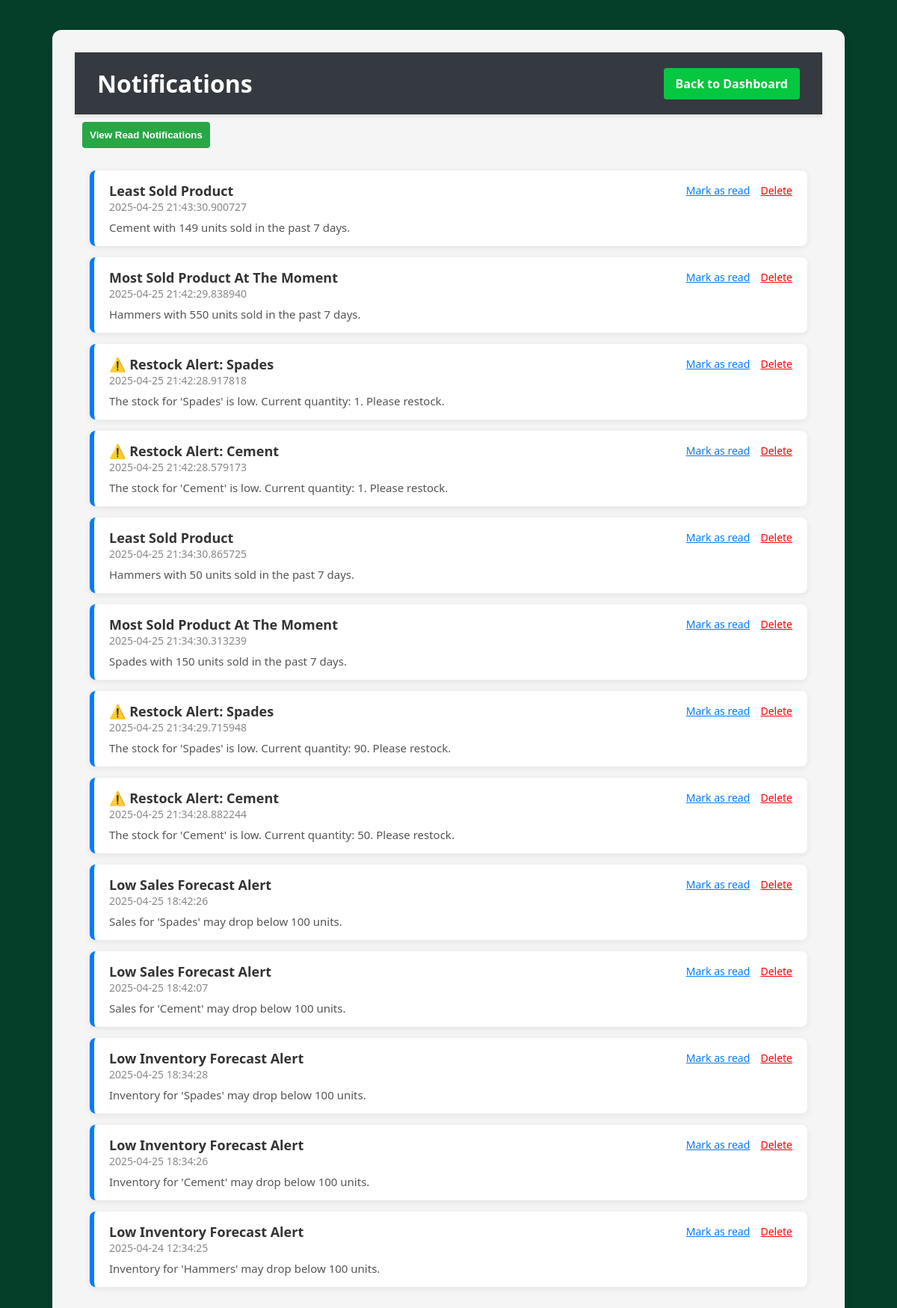
The page /notifications on the database its author committed.
### tables this page shows
CREATE TABLE notifications (
            id INTEGER PRIMARY KEY AUTOINCREMENT,
            title TEXT,
            message TEXT,
            status TEXT,
            created_at TEXT DEFAULT CURRENT_TIMESTAMP
        );

### app.py (the view)
@app.route('/notifications')
def notifications_page():
    conn = sqlite3.connect(DB_NAME)
    cursor = conn.cursor()
    cursor.execute('UPDATE notifications SET status = "read" WHERE status = "unread"')
    conn.commit()
    cursor.execute('SELECT id, title, message, status, created_at FROM notifications ORDER BY created_at DESC')
    notifications = cursor.fetchall()
    conn.close()
    return render_template('notification.html', notifications=notifications)

### templates/notification.html (shortened to what this page needs)
<!DOCTYPE html>
<html lang="en">
<head>
    <link rel="stylesheet" href="{{ url_for('static', filename='css/style.css') }}">
    <link href="https://cdnjs.cloudflare.com/ajax/libs/font-awesome/6.4.0/css/all.min.css" rel="stylesheet">
</head>
<body>
<div class="notifications-container">
    <header>
        <h1>Notifications</h1>
        <a href="{{ url_for('dashboard') }}" class="back-button">Back to Dashboard</a>
    </header>
    <main>
        <section>
            <button class="toggle-button" id="toggleArchived" onclick="toggleArchivedNotifications()">View Read Notifications</button>
            <div id="regularNotifications">
                <ul class="notification-list" id="regularList">
                    {% for notification in notifications %}
                        {% if notification[3] != 'archived' %}
                            <li class="notification-item {% if notification[3] == 'unread' %}unread{% endif %}" id="notif-{{ notification[0] }}">
                                <div class="notification-title">{{ notification[1] }}</div>
                                <div class="notification-time">{{ notification[4] }}</div>
                                <div class="notification-body">{{ notification[2] }}</div>
                                <div class="action-links">
                                    <span onclick="archiveNotification({{ notification[0] }})">Mark as read</span>
                                    <span onclick="deleteNotification({{ notification[0] }})" style="color: red;">Delete</span>
                                </div>
                            </li>
                        {% endif %}
                    {% else %}
                    <div><h2>No Notifications</h2></div>
                    {% endfor %}
                </ul>
            </div>
        </section>
    </main>
</div>
</body>
</html>

### static/css/style.css (style rules this page uses)
body { font-family: Arial, sans-serif; margin: 0; padding: 0; background-color: #063f29; }
header { background-color: #333; color: white; padding: 10px 20px; display: flex; justify-content: space-between; align-items: center; }
header h1 { margin: 0; }

### templates/notification.html (style rules this page uses)
body { font-family: 'Segoe UI', Tahoma, Geneva, Verdana, sans-serif; background-color: #063f29; margin: 0; }
.notifications-container { max-width: 1000px; margin: 40px auto; padding: 30px; background-color:#F5F5F5; border-radius: 12px; box-shadow: 0 4px 12px rgba(0, 0, 0, 0.08); }
header { background-color: #343a40; color: white; padding: 20px 30px; display: flex; justify-content: space-between; align-items: center; position: sticky; top: 0; z-index: 1000; box-shadow: 0 2px 5px rgba(0, 0, 0, 0.1); }
.back-button { background-color:rgba(7, 201, 65, 0.98); color: white; padding: 10px 16px; border: none; border-radius: 4px; text-decoration: none; font-weight: bold; }
.notification-list { list-style: none; padding: 0; margin: 20px; }
.notification-item { background-color: #fff; padding: 15px 20px; border-radius: 8px; box-shadow: 0 2px 10px rgba(0, 0, 0, 0.08); margin-bottom: 15px; position: relative; border-left: 6px solid #007bff; }
.notification-title { font-weight: bold; font-size: 18px; color: #333; }
.notification-time { font-size: 14px; color: #888; }
.notification-body { margin-top: 8px; font-size: 15px; color: #555; }
.action-links { position: absolute; top: 15px; right: 20px; }
.action-links span { color: #007bff; font-size: 14px; cursor: pointer; text-decoration: underline; margin-left: 10px; }
.toggle-button { background-color: #28a745; color: white; padding: 10px; border: none; border-radius: 4px; font-weight: bold; margin: 10px; cursor: pointer; }

### rows shown on the page
notifications: title "Least Sold Product", created_at "2025-04-25 21:43:30.900727", message "Cement with 149 units sold in the past 7 days."
notifications: title "Most Sold Product At The Moment", created_at "2025-04-25 21:42:29.838940", message "Hammers with 550 units sold in the past 7 days."
notifications: title "⚠️ Restock Alert: Spades", created_at "2025-04-25 21:42:28.917818", message "The stock for 'Spades' is low. Current quantity: 1. Please restock."
notifications: title "⚠️ Restock Alert: Cement", created_at "2025-04-25 21:42:28.579173", message "The stock for 'Cement' is low. Current quantity: 1. Please restock."
notifications: title "Least Sold Product", created_at "2025-04-25 21:34:30.865725", message "Hammers with 50 units sold in the past 7 days."
notifications: title "Most Sold Product At The Moment", created_at "2025-04-25 21:34:30.313239", message "Spades with 150 units sold in the past 7 days."
notifications: title "⚠️ Restock Alert: Spades", created_at "2025-04-25 21:34:29.715948", message "The stock for 'Spades' is low. Current quantity: 90. Please restock."
notifications: title "⚠️ Restock Alert: Cement", created_at "2025-04-25 21:34:28.882244", message "The stock for 'Cement' is low. Current quantity: 50. Please restock."
notifications: title "Low Sales Forecast Alert", created_at "2025-04-25 18:42:26", message "Sales for 'Spades' may drop below 100 units."
notifications: title "Low Sales Forecast Alert", created_at "2025-04-25 18:42:07", message "Sales for 'Cement' may drop below 100 units."
notifications: title "Low Inventory Forecast Alert", created_at "2025-04-25 18:34:28", message "Inventory for 'Spades' may drop below 100 units."
notifications: title "Low Inventory Forecast Alert", created_at "2025-04-25 18:34:26", message "Inventory for 'Cement' may drop below 100 units."
notifications: title "Low Inventory Forecast Alert", created_at "2025-04-24 12:34:25", message "Inventory for 'Hammers' may drop below 100 units."
